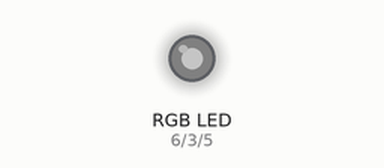
This sketch was run on a simulated Arduino Uno, built with avr-gcc and run on an emulated ATmega328P. On the bench: an RGB LED mixed from three pins (HIGH = lit). Dim RGB values are drawn brighter than linear.

Above: at 0.05 s.
At 0.65 s:
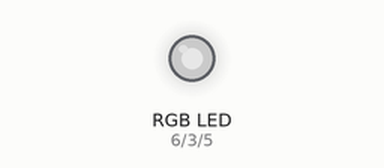
At 0.95 s:
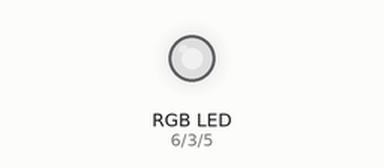
At 1.4 s:
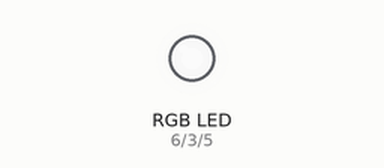
At 2.75 s:
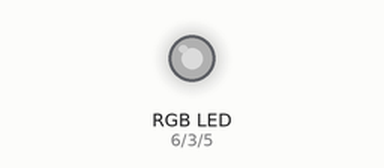
Timing chart, 0 to 7.0 s (numbered marks = the images above):
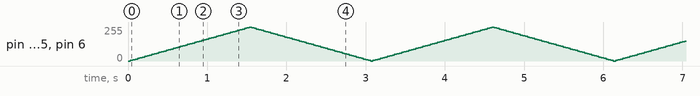

The sketch:

blink_test_nano.ino
```cpp
int ledg = 3;          // the PWM pin the green pin LED is attached to
int ledb = 5;          // the PWM pin the blue pin LED is attached to
int ledr = 6;          // the PWM pin the red pin LED is attached to
int brightness = 0;    // how bright the LED is
int fadeAmount = 5;    // how many points to fade the LED by


void setup()
{
  pinMode(ledg, OUTPUT);
  pinMode(ledb, OUTPUT);
  pinMode(ledr, OUTPUT);
}


void loop()
{

  analogWrite(ledg, brightness);
  analogWrite(ledb, brightness);
  analogWrite(ledr, brightness);

  // change the brightness for next time through the loop:
  brightness = brightness + fadeAmount;

  // reverse the direction of the fading at the ends of the fade:
  if (brightness <= 0 || brightness >= 255) {
    fadeAmount = -fadeAmount;
  }
  // wait for 30 milliseconds to see the dimming effect
  delay(30);


}
```
